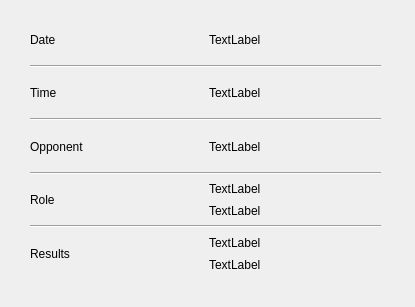
<?xml version="1.0" encoding="UTF-8"?>
<ui version="4.0">
 <class>GameHistoryDisplay</class>
 <widget class="QDialog" name="GameHistoryDisplay">
  <property name="geometry">
   <rect>
    <x>0</x>
    <y>0</y>
    <width>415</width>
    <height>307</height>
   </rect>
  </property>
  <property name="windowTitle">
   <string>Dialog</string>
  </property>
  <widget class="QWidget" name="layoutWidget">
   <property name="geometry">
    <rect>
     <x>30</x>
     <y>20</y>
     <width>351</width>
     <height>253</height>
    </rect>
   </property>
   <layout class="QVBoxLayout" name="verticalLayout_3">
    <item>
     <layout class="QHBoxLayout" name="horizontalLayout">
      <item>
       <widget class="QLabel" name="label">
        <property name="text">
         <string>Date</string>
        </property>
       </widget>
      </item>
      <item>
       <widget class="QLabel" name="date">
        <property name="text">
         <string>TextLabel</string>
        </property>
       </widget>
      </item>
     </layout>
    </item>
    <item>
     <widget class="Line" name="line">
      <property name="orientation">
       <enum>Qt::Horizontal</enum>
      </property>
     </widget>
    </item>
    <item>
     <layout class="QHBoxLayout" name="horizontalLayout_10">
      <item>
       <widget class="QLabel" name="time_3">
        <property name="text">
         <string>Time</string>
        </property>
       </widget>
      </item>
      <item>
       <widget class="QLabel" name="time_4">
        <property name="text">
         <string>TextLabel</string>
        </property>
       </widget>
      </item>
     </layout>
    </item>
    <item>
     <widget class="Line" name="line_8">
      <property name="orientation">
       <enum>Qt::Horizontal</enum>
      </property>
     </widget>
    </item>
    <item>
     <layout class="QHBoxLayout" name="horizontalLayout_2">
      <item>
       <widget class="QLabel" name="label_3">
        <property name="text">
         <string>Opponent </string>
        </property>
       </widget>
      </item>
      <item>
       <widget class="QLabel" name="opponent">
        <property name="text">
         <string>TextLabel</string>
        </property>
       </widget>
      </item>
     </layout>
    </item>
    <item>
     <widget class="Line" name="line_2">
      <property name="orientation">
       <enum>Qt::Horizontal</enum>
      </property>
     </widget>
    </item>
    <item>
     <layout class="QHBoxLayout" name="horizontalLayout_3">
      <item>
       <widget class="QLabel" name="label_5">
        <property name="text">
         <string>Role</string>
        </property>
       </widget>
      </item>
      <item>
       <layout class="QVBoxLayout" name="verticalLayout">
        <item>
         <widget class="QLabel" name="role1">
          <property name="text">
           <string>TextLabel</string>
          </property>
         </widget>
        </item>
        <item>
         <widget class="QLabel" name="role2">
          <property name="text">
           <string>TextLabel</string>
          </property>
         </widget>
        </item>
       </layout>
      </item>
     </layout>
    </item>
    <item>
     <widget class="Line" name="line_3">
      <property name="orientation">
       <enum>Qt::Horizontal</enum>
      </property>
     </widget>
    </item>
    <item>
     <layout class="QHBoxLayout" name="horizontalLayout_4">
      <item>
       <widget class="QLabel" name="label_9">
        <property name="text">
         <string>Results</string>
        </property>
       </widget>
      </item>
      <item>
       <layout class="QVBoxLayout" name="verticalLayout_2">
        <item>
         <widget class="QLabel" name="res1">
          <property name="text">
           <string>TextLabel</string>
          </property>
         </widget>
        </item>
        <item>
         <widget class="QLabel" name="res2_2">
          <property name="text">
           <string>TextLabel</string>
          </property>
         </widget>
        </item>
       </layout>
      </item>
     </layout>
    </item>
   </layout>
  </widget>
 </widget>
 <resources/>
 <connections/>
</ui>
